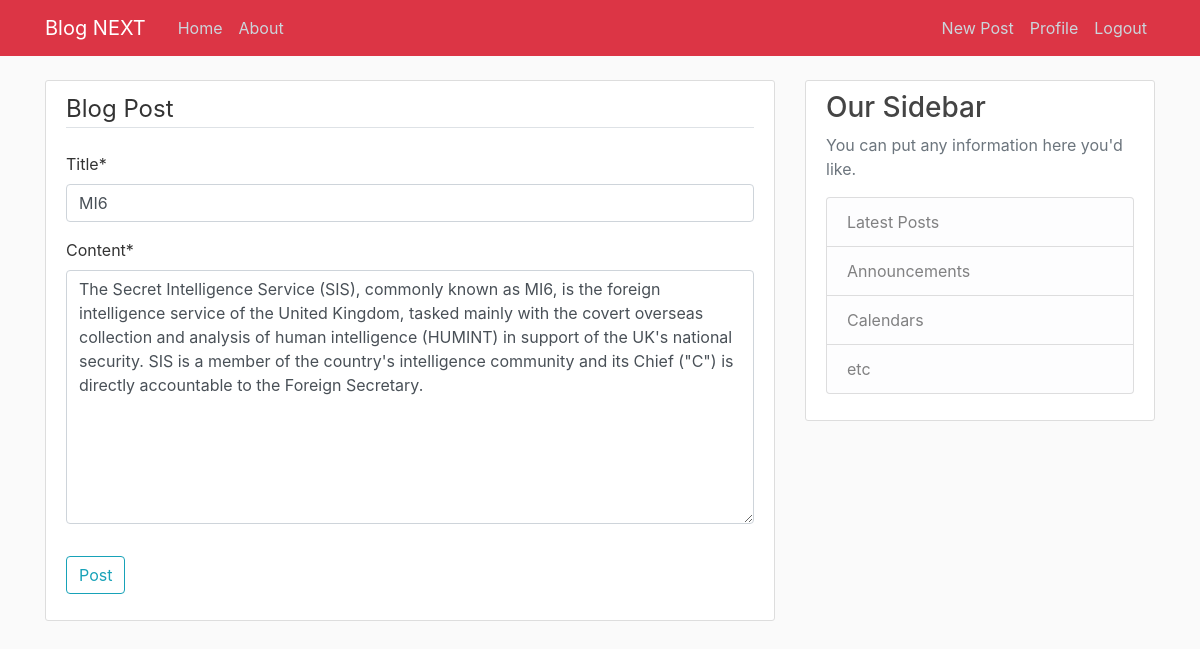
Screenshot of /post/3/update/ (signed in) with the database file from the repository.
### blog/models.py (models this page shows, shortened)
class Post(models.Model):
    title = models.CharField(max_length=100)
    content = models.TextField()
    date_posted = models.DateTimeField(default=timezone.now)
    author = models.ForeignKey(User, on_delete=models.CASCADE)

### blog/views.py (the view, shortened to what this page needs)
# urls.py: path('post/<int:pk>/update/', PostUpdateView.as_view(), name='post-update'),
class PostUpdateView(LoginRequiredMixin, UserPassesTestMixin, UpdateView):
    model = Post
    fields = ['title', 'content']
    def test_func(self):
        post = self.get_object()
        if self.request.user == post.author:
            return True
        return False

### blog/templates/blog/post_form.html (shortened to what this page needs)
{% extends "blog/base.html" %}
{% load crispy_forms_tags %}
{% block content %}
    <div class="content-section">
        <form method="POST">
            <fieldset class="form-group">
                <legend class="border-bottom mb-4">Blog Post</legend>
                {{ form|crispy }}
            </fieldset>
            <div class="form-group">
                <button class="btn btn-outline-info" type="submit">Post</button>
            </div>
        </form>
    </div>
{% endblock content %}

### blog/static/blog/main.css (style rules this page uses)
body { background: #fafafa; color: #333333; margin-top: 5rem; }
.content-section { background: #ffffff; padding: 10px 20px; border: 1px solid #dddddd; border-radius: 3px; margin-bottom: 20px; }

### rows the page displays
Post: title "MI6", content "The Secret Intelligence Service (SIS), commonly known as MI6, is the foreign intelligence service of the United Kingdom, tasked mainly with the covert overseas collection and analysis of human intelligence (HUMINT) in support of the UK's national security. SIS is a member of the country's intelligence community and its Chief (\"C\") is directly accountable to the Foreign Secretary."
